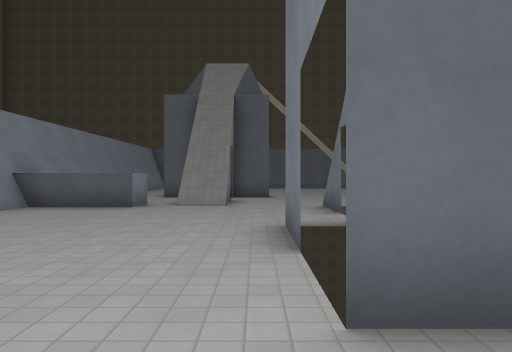
view 1 (above)

19 first-person views from a walk through a level from a Godot 3-D game. The camera is 1.4 m above the floor, looks level and sees 70° across. The floor is counted in squares, 2 m on a side. Each view is taken from the middle of a square. On the plan, view 1 faces up. The plan holds only what a view shows up to about 11 squares ahead; the rest is blank. The place goes on beyond the plan. Surface patterns are stand-ins for the level's own textures.

view 2
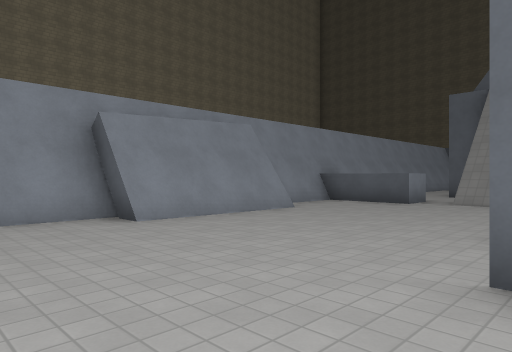

view 3
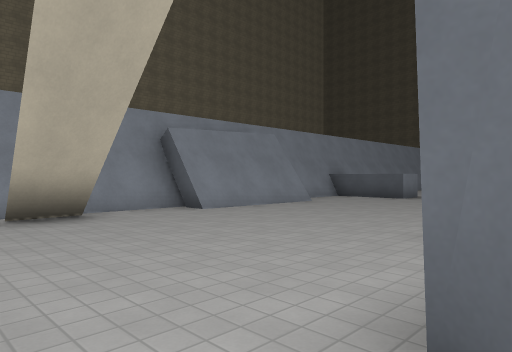

view 4
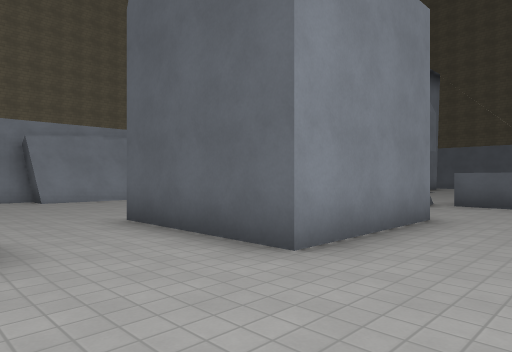

view 5
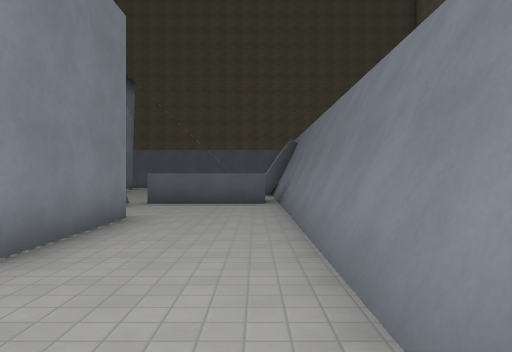

view 6
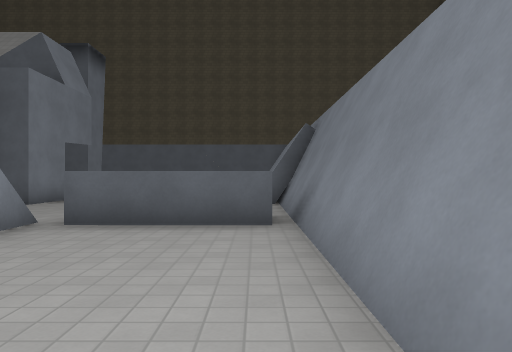

view 7
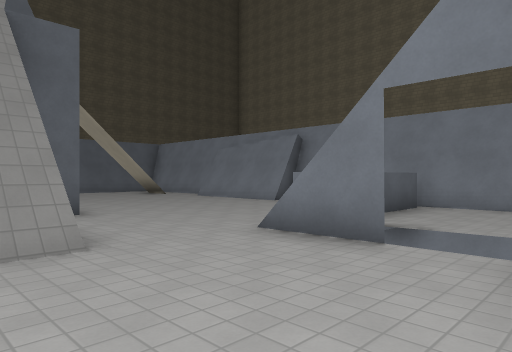

view 8
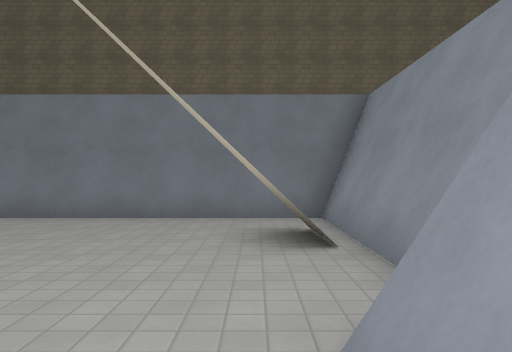

view 9
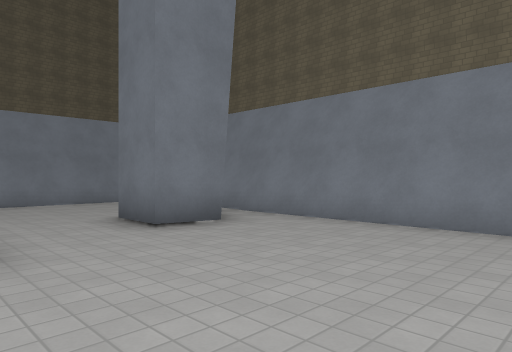

view 10
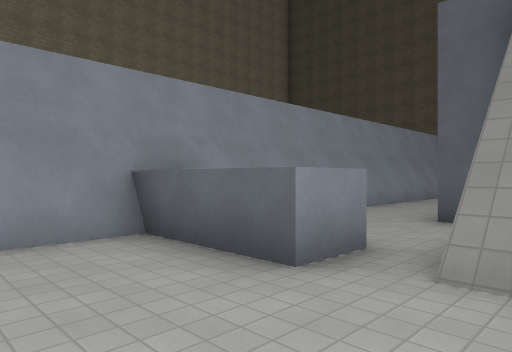

view 11
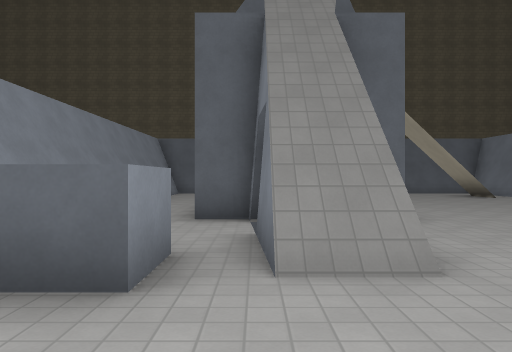

view 12
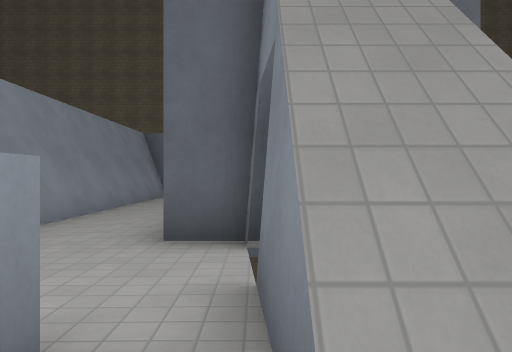

view 13
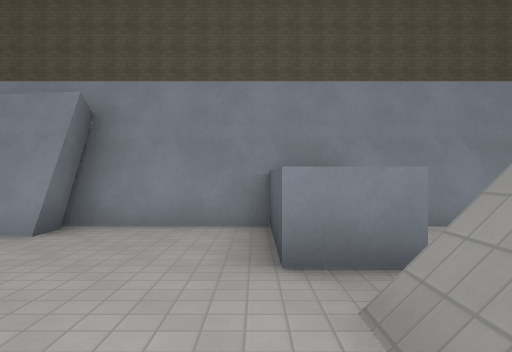

view 14
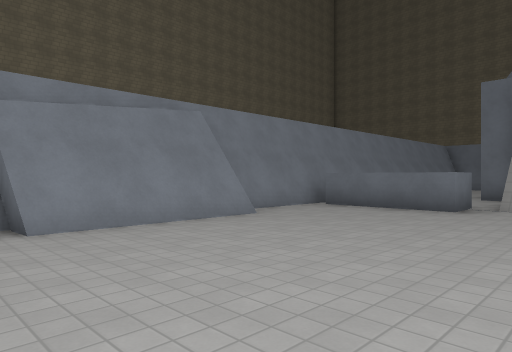

view 15
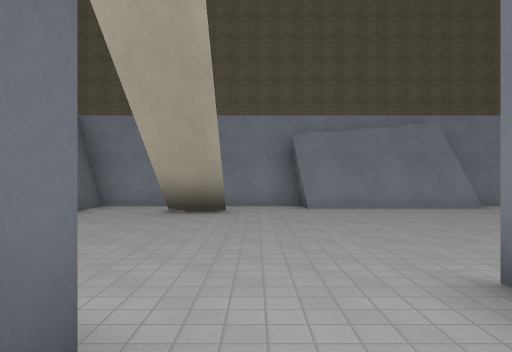

view 16
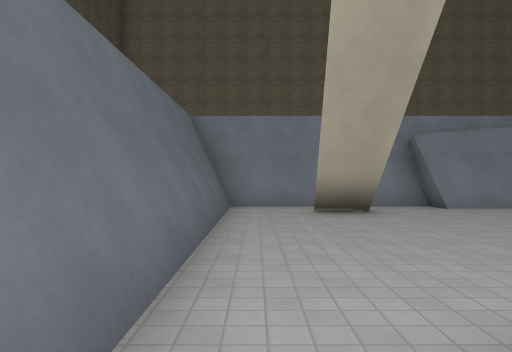

view 17
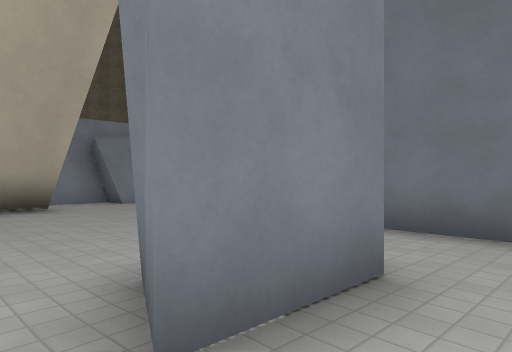

view 18
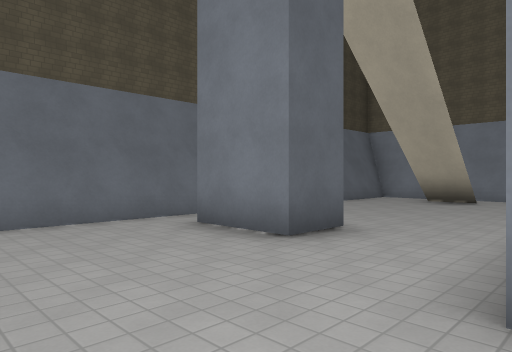

view 19
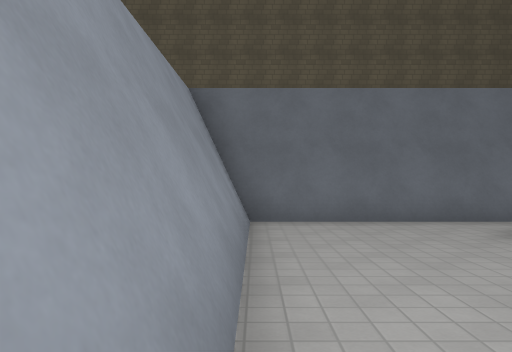

### Floor plan
Key: @ floor where view 1 was taken; # wall or solid block; . main floor; : floor 6.75 m higher than the main floor; / step, stairs or slope; = window, fence, low wall or low ledge; v drop or lower ground.
Columns run from 6 left of view 1 to 7 right of it. Each row starts with its distance up from view 1.
 21  #############
 20  /...........#
 19 #/...#.......#
 18 #/...#.....#.#
 17 #/...........#
 16 #/...........#
 15 #/.v##v.....##
 14 #/..###.....##
 13 #/.:# #.....##
 12 #/.:###......#
 11 #/..//.......#
 10 #/..=/.......#
  9 #####/....####
  8 #......./....#
  7 #......./....#
  6 #......./....#
  5 ##...../ //..#
  4  #.....   /..#
  3  #.....  #...#
  2 ##.....v##...#
  1 #............#
  0 #.....@......#
 -1 #.#.....#....#
 -2 #/......#  ..#
 -3 #.////////   #
 -4 ##########

Where each view was taken, in squares from view 1:
view 1: 0 up, 0 right, facing up
view 2: 1 down, 1 right, facing up-left
view 3: 3 down, 2 right, facing up-left
view 4: 1 down, 6 right, facing up-left
view 5: 1 down, 6 right, facing up
view 6: 3 up, 6 right, facing up
view 7: 5 up, 2 left, facing up-right
view 8: 3 up, 4 left, facing down
view 9: 2 up, 3 left, facing down-right
view 10: 6 up, 1 left, facing up-left
view 11: 6 up, 2 left, facing up
view 12: 8 up, 2 left, facing up
view 13: 8 up, 0 right, facing left
view 14: 17 up, 1 right, facing down-right
view 15: 17 up, 2 left, facing right
view 16: 20 up, 2 left, facing right
view 17: 20 up, 3 left, facing down-right
view 18: 15 up, 5 left, facing up-right
view 19: 15 up, 5 left, facing up
